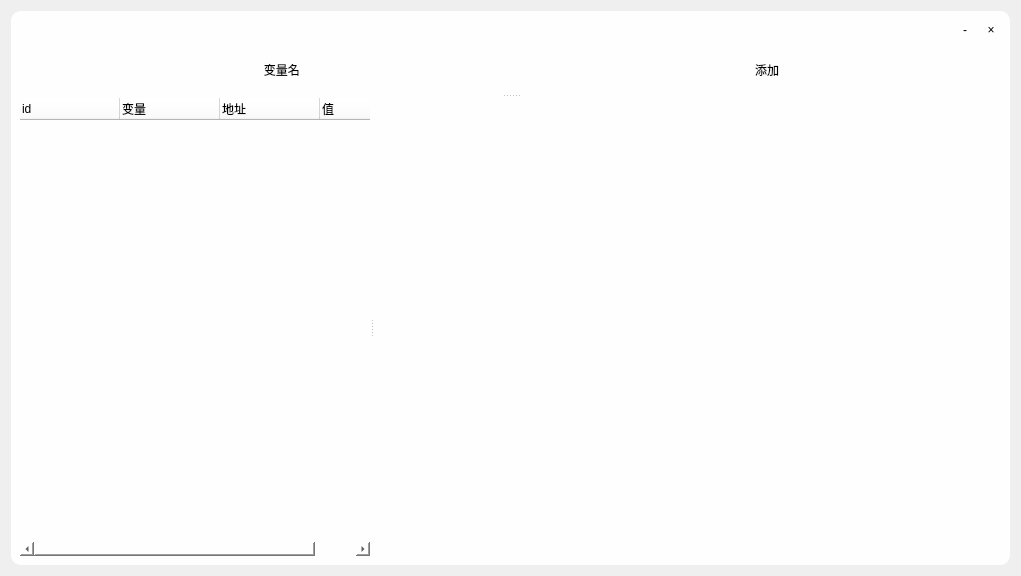
<?xml version="1.0" encoding="UTF-8"?>
<ui version="4.0">
 <class>arr</class>
 <widget class="QDialog" name="arr">
  <property name="geometry">
   <rect>
    <x>0</x>
    <y>0</y>
    <width>1021</width>
    <height>576</height>
   </rect>
  </property>
  <property name="windowTitle">
   <string>Dialog</string>
  </property>
  <layout class="QGridLayout" name="gridLayout">
   <item row="0" column="0">
    <widget class="QFrame" name="frame">
     <property name="styleSheet">
      <string notr="true">background-color: rgb(254, 254, 254);

border-top-left-radius:10px;
border-top-right-radius:10px;

border-bottom-left-radius:10px;

border-bottom-right-radius:10px;
</string>
     </property>
     <property name="frameShape">
      <enum>QFrame::StyledPanel</enum>
     </property>
     <property name="frameShadow">
      <enum>QFrame::Raised</enum>
     </property>
     <layout class="QVBoxLayout" name="verticalLayout">
      <item>
       <layout class="QHBoxLayout" name="horizontalLayout_2">
        <item>
         <spacer name="horizontalSpacer_4">
          <property name="orientation">
           <enum>Qt::Horizontal</enum>
          </property>
          <property name="sizeHint" stdset="0">
           <size>
            <width>24</width>
            <height>17</height>
           </size>
          </property>
         </spacer>
        </item>
        <item>
         <widget class="QPushButton" name="pushButton_2">
          <property name="minimumSize">
           <size>
            <width>20</width>
            <height>20</height>
           </size>
          </property>
          <property name="text">
           <string>-</string>
          </property>
          <property name="iconSize">
           <size>
            <width>20</width>
            <height>20</height>
           </size>
          </property>
         </widget>
        </item>
        <item>
         <widget class="QPushButton" name="pushButton_3">
          <property name="minimumSize">
           <size>
            <width>20</width>
            <height>20</height>
           </size>
          </property>
          <property name="text">
           <string>×</string>
          </property>
         </widget>
        </item>
       </layout>
      </item>
      <item>
       <widget class="QSplitter" name="splitter_2">
        <property name="orientation">
         <enum>Qt::Vertical</enum>
        </property>
        <widget class="QWidget" name="layoutWidget">
         <layout class="QHBoxLayout" name="horizontalLayout">
          <item>
           <spacer name="horizontalSpacer_3">
            <property name="orientation">
             <enum>Qt::Horizontal</enum>
            </property>
            <property name="sizeHint" stdset="0">
             <size>
              <width>101</width>
              <height>20</height>
             </size>
            </property>
           </spacer>
          </item>
          <item>
           <widget class="QLabel" name="label">
            <property name="font">
             <font>
              <family>微软雅黑</family>
             </font>
            </property>
            <property name="text">
             <string>       变量名</string>
            </property>
           </widget>
          </item>
          <item>
           <widget class="QLineEdit" name="lineEdit"/>
          </item>
          <item>
           <spacer name="horizontalSpacer_2">
            <property name="orientation">
             <enum>Qt::Horizontal</enum>
            </property>
            <property name="sizeHint" stdset="0">
             <size>
              <width>101</width>
              <height>20</height>
             </size>
            </property>
           </spacer>
          </item>
          <item>
           <widget class="QPushButton" name="pushButton">
            <property name="font">
             <font>
              <family>微软雅黑</family>
             </font>
            </property>
            <property name="text">
             <string>添加</string>
            </property>
           </widget>
          </item>
          <item>
           <spacer name="horizontalSpacer">
            <property name="orientation">
             <enum>Qt::Horizontal</enum>
            </property>
            <property name="sizeHint" stdset="0">
             <size>
              <width>101</width>
              <height>20</height>
             </size>
            </property>
           </spacer>
          </item>
         </layout>
        </widget>
        <widget class="QSplitter" name="splitter">
         <property name="orientation">
          <enum>Qt::Horizontal</enum>
         </property>
         <widget class="QTreeWidget" name="treeWidget">
          <property name="maximumSize">
           <size>
            <width>350</width>
            <height>2000</height>
           </size>
          </property>
          <column>
           <property name="text">
            <string>id</string>
           </property>
          </column>
          <column>
           <property name="text">
            <string>变量</string>
           </property>
          </column>
          <column>
           <property name="text">
            <string>地址</string>
           </property>
          </column>
          <column>
           <property name="text">
            <string>值</string>
           </property>
          </column>
         </widget>
         <widget class="Table" name="tableView"/>
        </widget>
       </widget>
      </item>
     </layout>
    </widget>
   </item>
  </layout>
 </widget>
 <customwidgets>
  <customwidget>
   <class>Table</class>
   <extends>QTableView</extends>
   <header location="global">table.h</header>
  </customwidget>
 </customwidgets>
 <resources/>
 <connections>
  <connection>
   <sender>pushButton_2</sender>
   <signal>clicked()</signal>
   <receiver>arr</receiver>
   <slot>showMinimized()</slot>
   <hints>
    <hint type="sourcelabel">
     <x>965</x>
     <y>28</y>
    </hint>
    <hint type="destinationlabel">
     <x>510</x>
     <y>287</y>
    </hint>
   </hints>
  </connection>
  <connection>
   <sender>pushButton_3</sender>
   <signal>clicked()</signal>
   <receiver>arr</receiver>
   <slot>close()</slot>
   <hints>
    <hint type="sourcelabel">
     <x>991</x>
     <y>28</y>
    </hint>
    <hint type="destinationlabel">
     <x>510</x>
     <y>287</y>
    </hint>
   </hints>
  </connection>
 </connections>
</ui>
